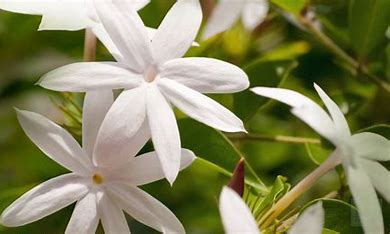
#> input picture images/Jasmine flower/OIP.jpg, 390 x 234 px, found by its file name; its folder holds only this picture in this run
$ jupyter execute --allow-errors ml.ipynb
#> lines starting #> are read from the running program, lines starting #| are printed output that depends on the picture
[cell 1]
from bing_image_downloader import downloader
downloader.download("sunflower",limit=5,output_dir="images",
                    adult_filter_off=True)
#> (this line was passed over: bing_image_downloader is not available in this run)

[cell 2]
downloader.download("lily",limit=50,output_dir="images",
                    adult_filter_off=True)
#> (this line was passed over: bing_image_downloader is not available in this run)

[cell 3]
downloader.download("Jasmine flower",limit=50,output_dir="images",
                    adult_filter_off=True)
#> (this line was passed over: bing_image_downloader is not available in this run)
#> further down, img_array is the input picture: shape (234, 390, 3); mean R, G, B 133.4, 133.7, 94
#> `img_resized = resize(img_array, (150, 150, 3))`:
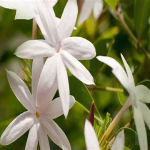
#> img_resized: shape (150, 150, 3) float64; mean R, G, B 0.523, 0.524, 0.369
#> pass 2 of the loop `for category in CATEGORIES:`:
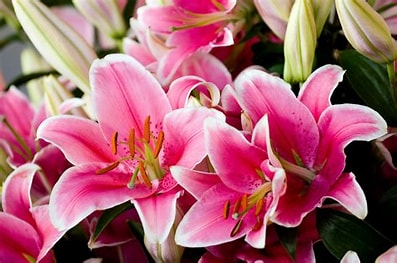
#> input picture images/Lily/th (1).jpg, 397 x 263 px, found by its file name
#> img_array is the input picture: shape (263, 397, 3); mean R, G, B 165.1, 97.4, 109.7
#> `img_resized = resize(img_array, (150, 150, 3))`:
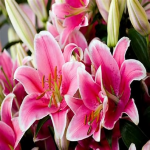
#> img_resized: shape (150, 150, 3) float64; mean R, G, B 0.648, 0.382, 0.43

[cell 4]
import os
import numpy as np
from skimage.io import imread
from skimage.transform import resize
from sklearn.model_selection import train_test_split
from sklearn.svm import SVC
from sklearn.metrics import classification_report, accuracy_score, confusion_matrix

import matplotlib.pyplot as plt
from skimage.io import imshow
# Load flower images
DATADIR = 'D:\\project\\svm\\images'


CATEGORIES = [ 'Jasmine flower', 'Lily','sunflower']

# Initialize empty lists for features and labels
features = []
labels = []

# Load and preprocess images
#> (the rest of this cell did not finish here and is left out)
